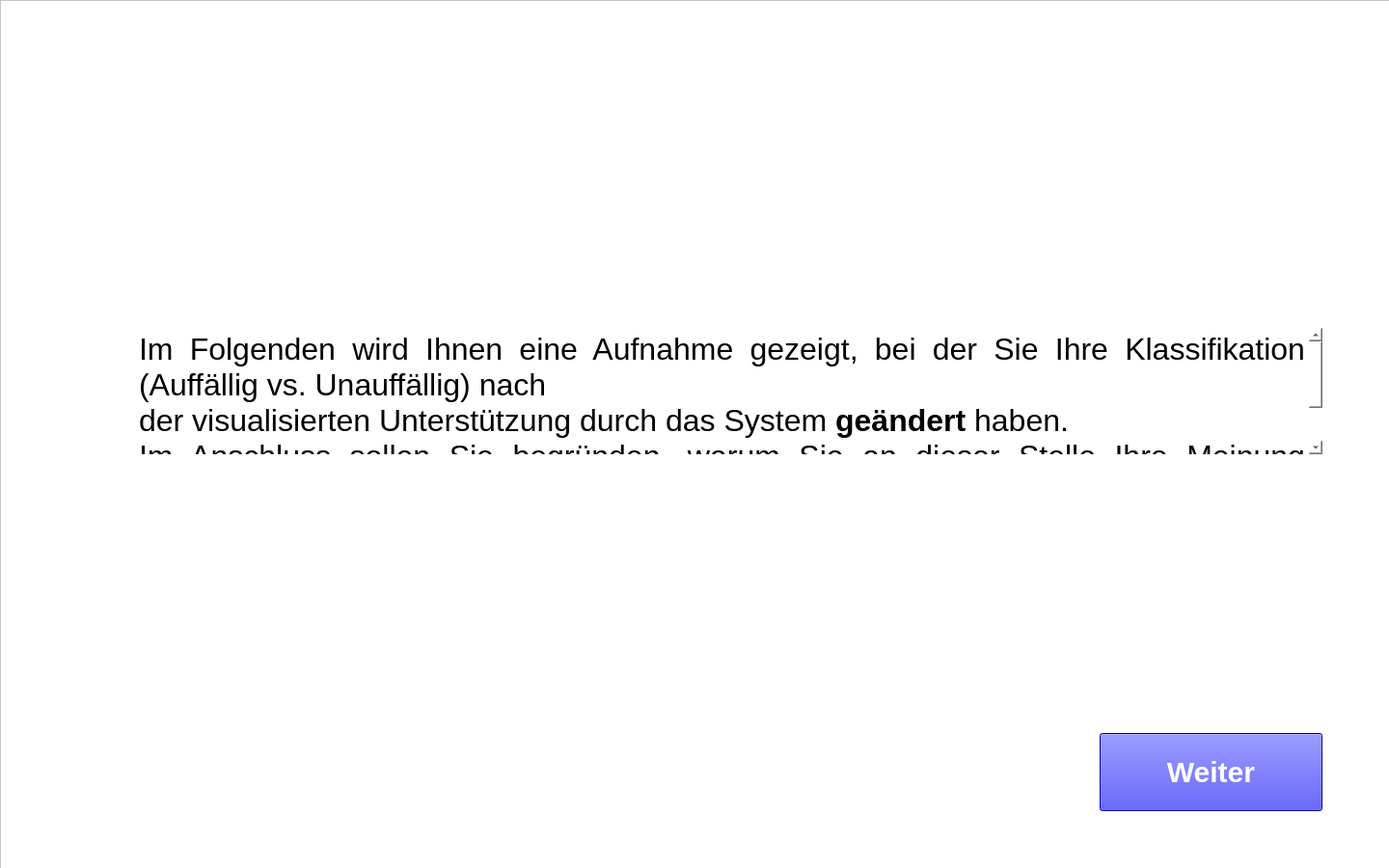
<?xml version="1.0" encoding="UTF-8"?>
<ui version="4.0">
 <class>Form</class>
 <widget class="QWidget" name="Form">
  <property name="geometry">
   <rect>
    <x>0</x>
    <y>0</y>
    <width>1440</width>
    <height>900</height>
   </rect>
  </property>
  <property name="windowTitle">
   <string>Form</string>
  </property>
  <widget class="QFrame" name="frame">
   <property name="geometry">
    <rect>
     <x>0</x>
     <y>0</y>
     <width>1511</width>
     <height>1041</height>
    </rect>
   </property>
   <property name="styleSheet">
    <string notr="true">background-color: white;</string>
   </property>
   <property name="frameShape">
    <enum>QFrame::StyledPanel</enum>
   </property>
   <property name="frameShadow">
    <enum>QFrame::Raised</enum>
   </property>
   <widget class="QPushButton" name="weiterBtn">
    <property name="geometry">
     <rect>
      <x>1140</x>
      <y>760</y>
      <width>231</width>
      <height>81</height>
     </rect>
    </property>
    <property name="autoFillBackground">
     <bool>false</bool>
    </property>
    <property name="styleSheet">
     <string notr="true">background-color: blue; font: bold 30px; color: white;</string>
    </property>
    <property name="text">
     <string>Weiter</string>
    </property>
    <property name="autoDefault">
     <bool>false</bool>
    </property>
    <property name="default">
     <bool>false</bool>
    </property>
    <property name="flat">
     <bool>false</bool>
    </property>
   </widget>
   <widget class="QTextBrowser" name="textBrowser">
    <property name="geometry">
     <rect>
      <x>140</x>
      <y>340</y>
      <width>1231</width>
      <height>131</height>
     </rect>
    </property>
    <property name="frameShape">
     <enum>QFrame::NoFrame</enum>
    </property>
    <property name="html">
     <string>&lt;!DOCTYPE HTML PUBLIC &quot;-//W3C//DTD HTML 4.0//EN&quot; &quot;http://www.w3.org/TR/REC-html40/strict.dtd&quot;&gt;
&lt;html&gt;&lt;head&gt;&lt;meta name=&quot;qrichtext&quot; content=&quot;1&quot; /&gt;&lt;style type=&quot;text/css&quot;&gt;
p, li { white-space: pre-wrap; }
&lt;/style&gt;&lt;/head&gt;&lt;body style=&quot; font-family:'.AppleSystemUIFont'; font-size:13pt; font-weight:400; font-style:normal;&quot;&gt;
&lt;p align=&quot;justify&quot; style=&quot; margin-top:0px; margin-bottom:0px; margin-left:0px; margin-right:0px; -qt-block-indent:0; text-indent:0px;&quot;&gt;&lt;span style=&quot; font-family:'Helvetica Neue'; font-size:24pt;&quot;&gt;Im Folgenden wird Ihnen eine Aufnahme gezeigt, bei der Sie Ihre Klassifikation (Auffällig vs. Unauffällig) nach &lt;/span&gt;&lt;/p&gt;
&lt;p align=&quot;justify&quot; style=&quot; margin-top:0px; margin-bottom:0px; margin-left:0px; margin-right:0px; -qt-block-indent:0; text-indent:0px;&quot;&gt;&lt;span style=&quot; font-family:'Helvetica Neue'; font-size:24pt;&quot;&gt;der visualisierten Unterstützung durch das System &lt;/span&gt;&lt;span style=&quot; font-family:'Helvetica Neue'; font-size:24pt; font-weight:600;&quot;&gt;geändert&lt;/span&gt;&lt;span style=&quot; font-family:'Helvetica Neue'; font-size:24pt;&quot;&gt; haben. &lt;/span&gt;&lt;/p&gt;
&lt;p align=&quot;justify&quot; style=&quot; margin-top:0px; margin-bottom:0px; margin-left:0px; margin-right:0px; -qt-block-indent:0; text-indent:0px;&quot;&gt;&lt;span style=&quot; font-family:'Helvetica Neue'; font-size:24pt;&quot;&gt;Im Anschluss sollen Sie begründen, warum Sie an dieser Stelle Ihre Meinung geändert haben.&lt;/span&gt;&lt;/p&gt;&lt;/body&gt;&lt;/html&gt;</string>
    </property>
   </widget>
  </widget>
 </widget>
 <resources/>
 <connections/>
</ui>
